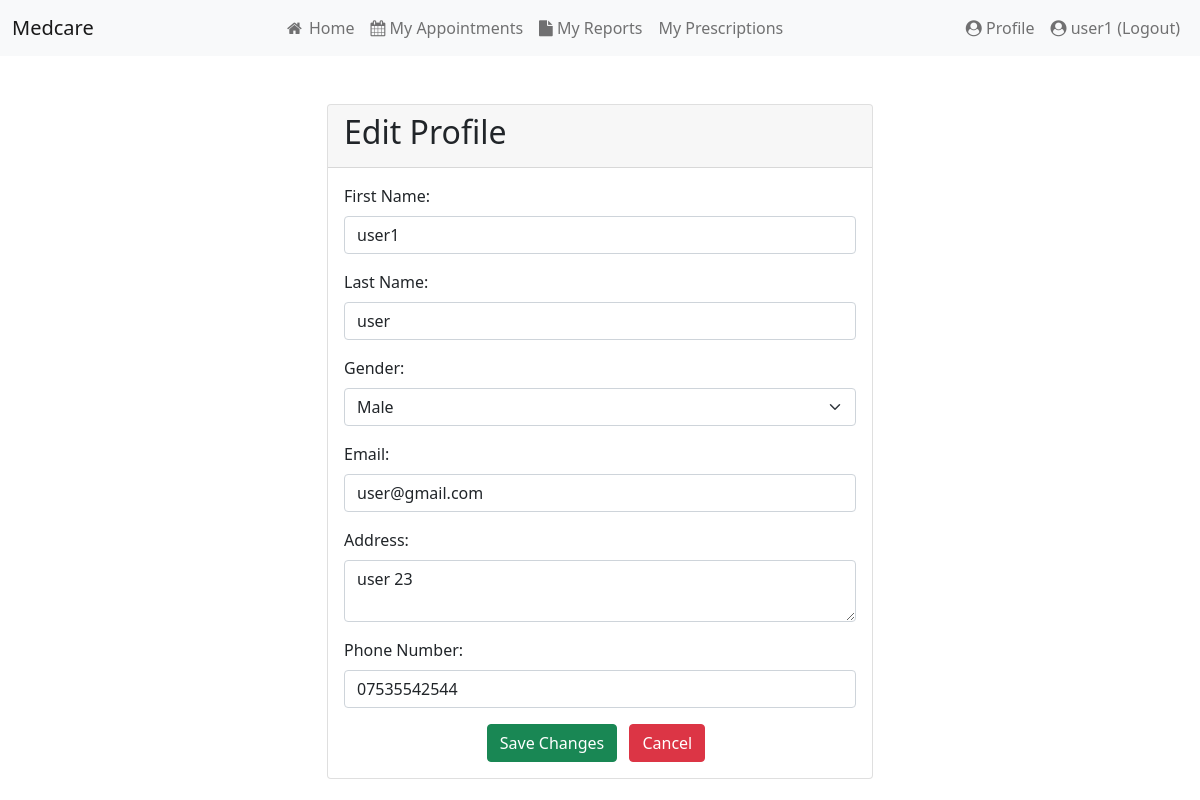
Screenshot of /edit_profile.php (signed in) with the database file from the repository.
### tables this page shows
CREATE TABLE `users` (
  `user_id` int(255) NOT NULL,
  `username` varchar(50) NOT NULL,
  `password` varchar(255) NOT NULL,
  `email` varchar(255) NOT NULL,
  `first_name` char(50) NOT NULL,
  `last_name` char(50) NOT NULL,
  `security_question` varchar(255) NOT NULL,
  `security_answer` varchar(255) NOT NULL,
  `role` char(20) NOT NULL
);

CREATE TABLE `patients` (
  `patient_id` int(11) NOT NULL,
  `user_id` int(255) NOT NULL,
  `first_name` varchar(100) NOT NULL,
  `last_name` varchar(100) NOT NULL,
  `gender` varchar(50) NOT NULL,
  `DOB` date NOT NULL,
  `address` varchar(255) NOT NULL,
  `phone_number` varchar(11) NOT NULL
);

### src/edit_profile.php (the view, shortened to what this page needs)
<?php
$user_id = $_SESSION['user_id'];
$conn = getDatabase();
$stmt = $conn->prepare("SELECT * FROM users WHERE user_id = :user_id");
$stmt->bindParam(':user_id', $user_id);
$stmt->execute();
$user = $stmt->fetch(PDO::FETCH_ASSOC);
$stmt = $conn->prepare("SELECT * FROM patients WHERE user_id = :user_id");
$stmt->bindParam(':user_id', $user_id);
$stmt->execute();
$patient = $stmt->fetch(PDO::FETCH_ASSOC);
?>
<!DOCTYPE html>
<html lang="en">
<head>
    <link rel="stylesheet" href="https://cdn.jsdelivr.net/npm/bootstrap@5.0.2/dist/css/bootstrap.min.css">
    <link rel="stylesheet" href="https://cdnjs.cloudflare.com/ajax/libs/font-awesome/4.7.0/css/font-awesome.min.css">
</head>
<body>
    <?php include 'header.php'; ?>
    <div class="container mt-5">
        <div class="row justify-content-center">
            <div class="col-md-6">
                <div class="card">
                    <div class="card-header">
                        <h2 class="card-title">Edit Profile</h2>
                    </div>
                    <div class="card-body">
                        <form method="POST">
                            <div class="mb-3">
                                <label for="first-name" class="form-label">First Name:</label>
                                <input type="text" id="first-name" class="form-control" name="first_name" value="<?php echo $user['first_name']; ?>">
                            </div>
                            <div class="mb-3">
                                <label for="last-name" class="form-label">Last Name:</label>
                                <input type="text" id="last-name" class="form-control" name="last_name" value="<?php echo $user['last_name']; ?>">
                            </div>
                            <div class="mb-3">
                                <label for="gender" class="form-label">Gender:</label>
                                <select id="gender" class="form-select" name="gender">
                                    <option value="Male" <?php echo ($patient['gender'] === 'Male') ? 'selected' : ''; ?>>Male</option>
                                </select>
                            </div>
                            <div class="mb-3">
                                <label for="email" class="form-label">Email:</label>
                                <input type="email" id="email" class="form-control" name="email" value="<?php echo $user['email']; ?>">
                            </div>
                            <div class="mb-3">
                                <label for="address" class="form-label">Address:</label>
                                <textarea id="address" class="form-control" name="address"><?php echo $patient['address']; ?></textarea>
                            </div>
                            <div class="mb-3">
                                <label for="phone-number" class="form-label">Phone Number:</label>
                                <input type="text" id="phone-number" class="form-control" name="phone_number" value="<?php echo $patient['phone_number']; ?>">
                            </div>
                            <div class="text-center">
                                <button type="submit" class="btn btn-success">Save Changes</button>
                                <button type="button" class="btn btn-danger mx-2" onclick="history.back()">Cancel</button>
                            </div>
                        </form>
                    </div>
                </div>
            </div>
        </div>
    </div>
</body>
</html>

### rows the page displays
users: first_name "user1", last_name "user", email "user@gmail.com"
patients: gender "Male", address "user 23", phone_number "07535542544"

### other values shown
$first_name "user1"
